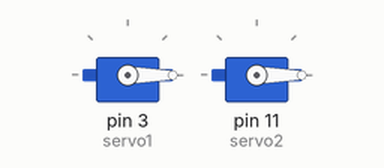
Recording of a sketch running on a simulated Arduino Uno, built with avr-gcc and run on an emulated ATmega328P. Shown: 2 × servo. At 5.9 s the program stops and its outputs stay as they are.

Above: at 0.1 s.
At 2.89 s:
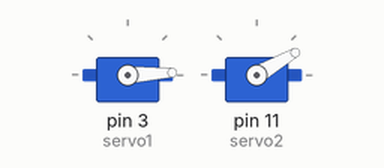
At 4.24 s:
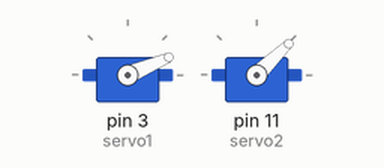
At 5.9 s:
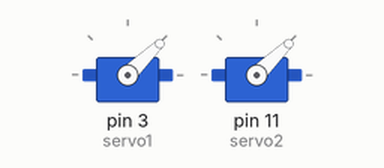
Timing chart, 0 to 7.4 s (numbered marks = the images above):
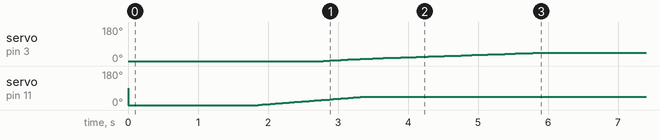

The sketch:

sketch_dec01a.ino
```cpp
 #include <Servo.h>
Servo servo1;
Servo servo2;int i = 1500;
int temp1 = 1;
int temp2 = 1;
int temp;
int current1, current2,pen_current;
int dest1,dest2,pen_dest;


void setup() {
  // put your setup code here, to run once:
  servo1.attach(3);
  servo2.attach(11);
 // servo3.attach(10);
  //servo4.attach(5);
  turnto(1000,1000);
  turnto(2500,2500);
}

void loop() {
  // put your main code here, to run repeatedly:

}

int turnto(int des1, int des2){

  while(1){
if(des1>current1){current1+=2;servo1.writeMicroseconds(current1);delay(5);}
if(des1<current1){current1-=2;servo1.writeMicroseconds(current1);delay(5);}
if(des2>current2){current2+=3;servo2.writeMicroseconds(current2);delay(5);}
if(des2<current2){current2-=3;servo2.writeMicroseconds(current2);delay(5);}
if((current1==des1)&&(current2==des2)){break;}
  }

}
```

Measured:
- by itself, servo on pin 3 (servo1): moves from 0° to 44° over 3.1 s
